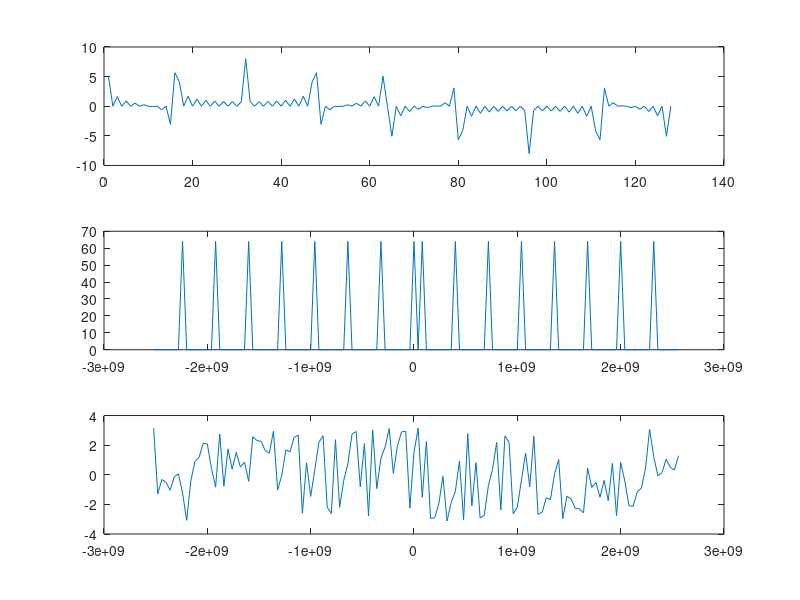

This chart was generated by the following MATLAB code:
clear;
close;
clc;

pkg load signal;

FFTsize = 128;

Fsampling = 40.0e6;
Fnyquist = Fsampling / 2;

% SigInTimeDomain = sin(2*pi*[1:FFTsize]*2/FFTsize);
% SigInTimeDomain = SigInTimeDomain + sin(2*pi*[1:FFTsize]*16/FFTsize);


Mags = zeros(1,FFTsize);

for i = 1:8:FFTsize/2-1
  Mags(i) = 1;
end

SigInTimeDomain = zeros(1,FFTsize);
for i = 1:FFTsize
  SigInTimeDomain = SigInTimeDomain + Mags(i)*sin(2*pi*[1:FFTsize]*i/FFTsize);
end

%SigInTimeDomain = zeros(FFTsize);
%for i = 2:16:(FFTsize/2)-1
%  SigInTimeDomain = SigInTimeDomain + sin(2*pi*[1:FFTsize]*i/FFTsize);
%end

SigInFreqDomain = fft(SigInTimeDomain);
SigShifted = fftshift(SigInFreqDomain);
MagInFreqDomain = abs(SigShifted);
PhaseInFreqDomain = angle(SigShifted);

x = [1:FFTsize] - FFTsize/2;
x = x*Fsampling;

figure
subplot(311);
plot(SigInTimeDomain)
subplot(312);
plot(x,MagInFreqDomain)
subplot(313);
plot(x,PhaseInFreqDomain)

return;


% =================================

Fsample = 1.0e6;
OverSample = 6;
Fnyquist = Fsample / 2;
Fmax = Fsample/OverSample;
Fsignal = [0.25 0.5 0.75 1.00];

CyclesToShow = 5;
SlowestFrequency = Fsignal(1);
TotalSamples = CyclesToShow * OverSample/SlowestFrequency;

sig = zeros(1,TotalSamples);
for s = Fsignal
  sig = sig + sin(2*pi*[1:TotalSamples]*s*Fmax/Fsample);
end

figure
plot(sig)
title("Signal in Time Domain")
xlabel("Sample N")
ylabel("Amplitude")





return;



TotalSamples = 1000;
Fsample = 1000;
Fsig(1) = 10;
Fsig(2) = 20;

sig1 = sin(2*pi*[1:TotalSamples]*Fsig(1)/Fsample);
sig2 = sin(2*pi*[1:TotalSamples]*Fsig(2)/Fsample);

figure
plot(sig1)
hold on
plot(sig2)
hold off

return


Fsignal = 1.0e5;
Fsample = 1.0e6;
SamplesPerCycle = Fsample / Fsignal;
NumCycles = 5;
TotalSamples = NumCycles * SamplesPerCycle;

SignalIn = sin(2*pi*[1:TotalSamples]/SamplesPerCycle);

figure
plot(SignalIn)

return;

samples_per_cycle = 1024;
num_cycles = 5;
total_samples = num_cycles * samples_per_cycle;

sin_x = sin(2*pi*[1:total_samples]/samples_per_cycle);

figure
plot(sin_x)


return;


Fco = 10000;
Fmax = 15000;
Fsample = 6*Fco;
Fnyquist= Fsample / 2;
Wn = Fco / Fnyquist;
  
test_signal = 0;
for freq=4000:4000:20000
  test_signal = sin(2*pi*[1:1024]*freq/Fsample);
end


figure
title("Test Signal - Time Domain");
xlabel("Time");
ylabel("signal");
grid;
plot(test_signal)

for i=11:2:21
  taps = i;
  Fdelta = Fmax - Fco;
  coef = fir1(taps-1, Wn, 'low');
  % disp(coef)
  
  
  
end
    

figure
title("Coefficients");
xlabel("Tap N");
ylabel("Coef");
grid
plot(coef)

